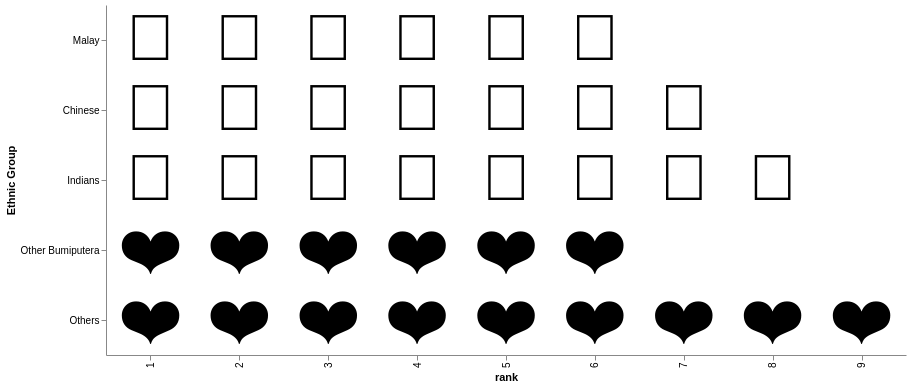

Vega-Lite specification stored for this chart:
### Vega-Lite specification from a JSON file in a GitHub repository (floating-point values rounded to 4 significant figures)
{"$schema": "https://vega.github.io/schema/vega-lite/v5.json", "config": {"view": {"stroke": ""}}, "width": 800, "height": 350, "data": {"values": [{"ethnic_group": "Malay"}, {"ethnic_group": "Malay"}, {"ethnic_group": "Malay"}, {"ethnic_group": "Malay"}, {"ethnic_group": "Malay"}, {"ethnic_group": "Malay"}, {"ethnic_group": "Chinese"}, {"ethnic_group": "Chinese"}, {"ethnic_group": "Chinese"}, {"ethnic_group": "Chinese"}, {"ethnic_group": "Chinese"}, {"ethnic_group": "Chinese"}, {"ethnic_group": "Chinese"}, {"ethnic_group": "Indians"}, {"ethnic_group": "Indians"}, {"ethnic_group": "Indians"}, {"ethnic_group": "Indians"}, {"ethnic_group": "Indians"}, {"ethnic_group": "Indians"}, {"ethnic_group": "Indians"}, {"ethnic_group": "Indians"}, {"ethnic_group": "Other Bumiputera"}, {"ethnic_group": "Other Bumiputera"}, {"ethnic_group": "Other Bumiputera"}, {"ethnic_group": "Other Bumiputera"}, {"ethnic_group": "Other Bumiputera"}, {"ethnic_group": "Other Bumiputera"}, {"ethnic_group": "Others"}, {"ethnic_group": "Others"}, {"ethnic_group": "Others"}, {"ethnic_group": "Others"}, {"ethnic_group": "Others"}, {"ethnic_group": "Others"}, {"ethnic_group": "Others"}, {"ethnic_group": "Others"}, {"ethnic_group": "Others"}]}, "transform": [{"calculate": "{'Malay': '🐄', 'Chinese': '🐖', 'Indians': '🐏', 'Other Bumiputera': '❤️', 'Others': '❤️'}[datum.ethnic_group]", "as": "emoji"}, {"window": [{"op": "rank", "as": "rank"}], "groupby": ["ethnic_group"]}], "mark": {"type": "text", "baseline": "middle"}, "encoding": {"x": {"field": "rank", "type": "ordinal"}, "y": {"field": "ethnic_group", "type": "nominal", "sort": null, "title": "Ethnic Group"}, "text": {"field": "emoji", "type": "nominal"}, "size": {"value": 65}}}
